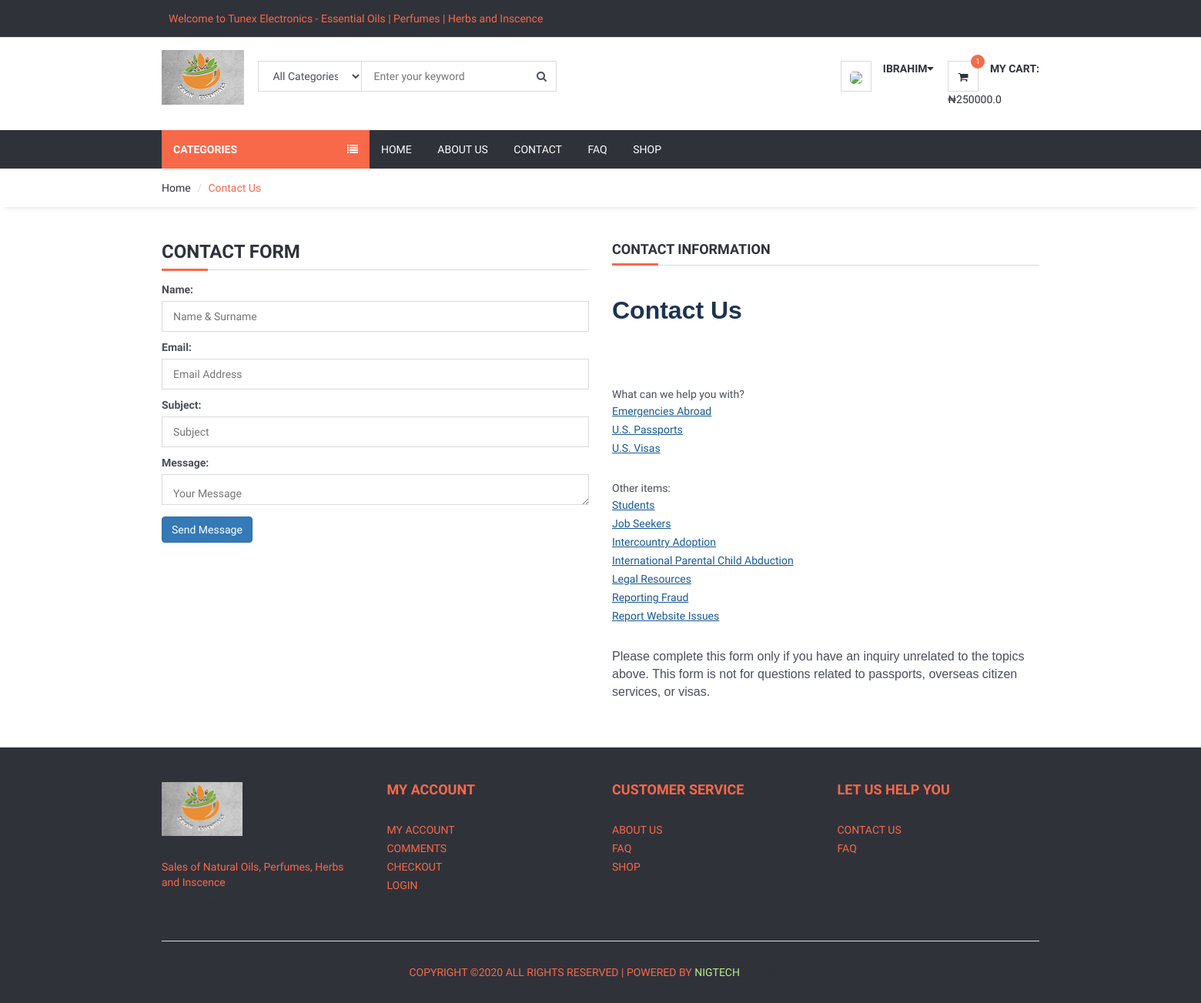
The page /contact/ (signed in) on the database its author committed.
### home/models.py (models this page shows, shortened)
class Setting(models.Model):
	STATUS = (
		('True', 'True'),
		('False', 'False'),
	)
	title = models.CharField(max_length=150)
	keywords = models.CharField(max_length=350)
	description = models.CharField(max_length=350)
	address = models.CharField(blank=True, max_length=150)
	company = models.CharField(blank=True, max_length=150)
	phone = models.CharField(blank=True, max_length=15)
	fax = models.CharField(blank=True, max_length=20)
	email = models.CharField(blank=True, max_length=50)
	smtpserver = models.CharField(blank=True, max_length=50)
	smtpemail = models.CharField(blank=True, max_length=50)
	smtppassword = models.CharField(blank=True, max_length=50)
	smtpport = models.CharField(blank=True, max_length=50)
	icon = models.ImageField(blank=True)
	facebook = models.CharField(blank=True, max_length=50)
	instagram = models.CharField(blank=True, max_length=50)
	twitter = models.CharField(blank=True, max_length=50)
	aboutus = RichTextUploadingField(blank=True)
	contact = RichTextUploadingField(blank=True)
	references = RichTextUploadingField(blank=True)
	status = models.CharField(max_length=10, choices=STATUS)
	create_at = models.DateTimeField(auto_now_add=True)
	updated_at = models.DateTimeField(auto_now_add=True)

### home/views.py (the view, shortened to what this page needs)
# urls.py: path('contact/', views.contactus, name='contactus'),
def contactus(request):
    category = Category.objects.all()
    current_user = request.user
    shopcart = ShopCart.objects.filter(user_id=current_user.id)
    setting = Setting.objects.get(pk=1)
    form = ContactForm
    current_user = request.user
    shopcart = ShopCart.objects.filter(user_id=current_user.id)
    total=0
    for rs in shopcart:
        total += rs.product.price * rs.quantity
    added=0
    for rs in shopcart:
        added +=  rs.quantity
    context = {'setting':setting,
                'total':total,
                'added':added,
                'form':form,
                'category':category,
                'shopcart':shopcart,
                }
    return render(request, 'contact.html', context)

### home/templates/contact.html (shortened to what this page needs)
<!DOCTYPE html>
<html lang="en">
<head>
	{% load static %}
	<link type="text/css" rel="stylesheet" href="{% static 'css/bootstrap.min.css' %}" />
	<link type="text/css" rel="stylesheet" href="{% static 'css/slick.css' %}" />
	<link type="text/css" rel="stylesheet" href="{% static 'css/slick-theme.css' %}" />
	<link type="text/css" rel="stylesheet" href="{% static 'css/nouislider.min.css' %}" />
	<link rel="stylesheet" href="{% static 'css/font-awesome.min.css' %}">
	<link type="text/css" rel="stylesheet" href="{% static 'css/style.css' %}" />
	<link rel="stylesheet" href="https://ajax.googleapis.com/ajax/libs/jqueryui/1.11.4/themes/smoothness/jquery-ui.css">
</head>
<body>
	<header>
		<div id="top-header" style="background-color: #30323a">
			<div class="container">
				<div>
					<marquee><p style="color:  #f8694a; font-size: 14px; margin: 9px">Welcome to {{setting.title}} - Essential Oils | Perfumes | Herbs and Inscence </p></marquee>
				</div>
			</div>
		</div>
		<div id="header">
			<div class="container">
				<div class="pull-left">
					<div class="header-logo">
						<a class="logo" href="/">
							<img src="{% static './img/bt3.png' %}" alt="">
						</a>
					</div>
					<div class="header-search">
						<form action="/search/" method="post">
							<input id="query" name="query" class="input search-input" type="text" placeholder="Enter your keyword">
							<select name="catid" class="input search-categories">
								<option value="0">All Categories</option>
								{% load mptt_tags %}
							</select>
							<button class="search-btn"><i class="fa fa-search"></i></button>
						</form>
					</div>
				</div>
				<div class="pull-right">
					<ul class="header-btns">
						<li class="header-account dropdown default-dropdown">
							{% if user.id is not None %}
								<div class="dropdown-toggle" role="button" data-toggle="dropdown" aria-expanded="true">
									<div class="header-btns-icon">
										<img src="{{request.session.userimage}}" style="height: 40px; border-radius: 30%">
									</div>
									<strong class="text-uppercase">{{user.first_name}}<i class="fa fa-caret-down"></i></strong>
								</div>
							{% else %}
							<a href="/login" class="text-uppercase">Login</a> / <a href="/signup" class="text-uppercase">Sign-Up</a>
							{% endif %}
						</li>
						<li class="header-cart dropdown default-dropdown">
							<a class="dropdown-toggle" data-toggle="dropdown" aria-expanded="true">
								<div class="header-btns-icon">
									<i class="fa fa-shopping-cart"></i>
									<span class="qty">{{ added }}</span>
								</div>
								<strong class="text-uppercase">My Cart:</strong>
								<br>
								<span>₦{{ total }}</span>
							</a>
						</li>
					</ul>
				</div>
			</div>
		</div>
	</header>
	<div id="navigation">
		<div class="container">
			<div id="responsive-nav">
				<div class="category-nav show-on-click">
					<span class="category-header">Categories <i class="fa fa-list"></i></span>
					{% load mptt_tags %}
				</div>
				<div class="menu-nav">
					<ul class="menu-list">
						<li><a href="/">Home</a></li>
						<li><a href="/about">About Us</a></li>
						<li><a href="/contact">Contact</a></li>
						<li><a href="/faq">Faq</a></li>
						<li><a href="/product">Shop</a></li>
					</ul>
				</div>
			</div>
		</div>
	</div>
	<div id="breadcrumb">
		<div class="container">
			<ul class="breadcrumb">
				<li><a href="/">Home</a></li>
				<li class="active">Contact Us</li>
			</ul>
		</div>
	</div>
	<div class="section">
		<div class="container">
			<div class="row">
					<div class="col-md-6">
							<div class="billing-details">
							<div class="section-title">
								<h3 class="title">Contact Form</h3>
							</div>
							<form id="checkout-form" class="clearfix" method="post">
								{{ form.as_p }}
							<input type="submit" class="btn btn-primary" value="Send Message">
							</form>
						</div>
					</div>
					<div class="col-md-6">
						<div class="shiping-methods">
							<div class="section-title">
								<h4 class="title">Contact Information</h4>
							</div>
							<div>
								{{ setting.contact | safe }}
							</div>
						</div>
					</div>
			</div>
		</div>
	</div>
	<footer id="footer" class="section section-grey" style="background-color: #30323a; color: #f8694a">
		<div class="container">
			<div class="row"  style="color: #f8694a">
				<div class="col-md-3 col-sm-6 col-xs-6">
					<div class="footer">
						<div class="footer-logo">
							<a class="logo" href="/">
		            <img src="{% static './img/bt3.png' %}" alt="">
		          </a>
						</div>
						<p style="color: #f8694a">Sales of Natural Oils, Perfumes, Herbs and Inscence</p>
						<ul class="footer-social">
							<li><a href="#"><i class="fa fa-facebook"></i></a></li>
							<li><a href="#"><i class="fa fa-twitter"></i></a></li>
							<li><a href="#"><i class="fa fa-instagram"></i></a></li>
							<li><a href="#"><i class="fa fa-whatsapp"></i></a></li>
						</ul>
					</div>
				</div>
				<div class="col-md-3 col-sm-6 col-xs-6">
					<div class="footer">
						<h3 class="footer-header"  style="color: #f8694a">My Account</h3>
						<ul class="list-links">
							<li><a href="/user"  style="color: #f8694a">My Account</a></li>
							<li><a href="/user/comments"  style="color: #f8694a">Comments</a></li>
							<li><a href="#"  style="color: #f8694a">Checkout</a></li>
							<li><a href="/login"  style="color: #f8694a">Login</a></li>
						</ul>
					</div>
				</div>
				<div class="col-md-3 col-sm-6 col-xs-6">
					<div class="footer">
						<h3 class="footer-header"  style="color: #f8694a">Customer Service</h3>
						<ul class="list-links">
							<li><a href="/about"  style="color: #f8694a">About Us</a></li>
							<li><a href="/faq"  style="color: #f8694a">FAQ</a></li>
							<li><a href="/product" style="color: #f8694a">Shop</a></li>
						</ul>
					</div>
				</div>
				<div class="col-md-3 col-sm-6 col-xs-6">
					<div class="footer">
						<h3 class="footer-header"  style="color: #f8694a">Let Us Help You</h3>
						<ul class="list-links">
							<li><a href="/contact"  style="color: #f8694a">Contact Us</a></li>
							<li><a href="/faq"  style="color: #f8694a">FAQ</a></li>
						</ul>
					</div>
				</div>
			</div>
			<hr>
			<div class="row">
				<div class="col-md-8 col-md-offset-2 text-center">
					<div class="footer-copyright">
						Copyright &copy;<script>document.write(new Date().getFullYear());</script> All rights reserved | Powered by </i><a href="https://nigtech.net" style="color: #BCED91"> NigTecH </a><a href="https://colorlib.com" target="_blank " style="color: #30323a">Colorlib</a>
					</div>
				</div>
			</div>
		</div>
	</footer>
</body>
</html>

### home/static/css/style.css (style rules this page uses)
body { font-family: 'Hind', sans-serif; color: #4A4E5A; overflow-x: hidden; }
h1, h2, h3, h4, h5, h6 { color: #30323A; margin: 0 0 10px; font-weight: 700; }
a { color: #30323A; -webkit-transition: 0.3s color; transition: 0.3s color; }
strong { color: #30323A; }
ul, ol { margin: 0; padding: 0; list-style: none }
hr { margin-top: 15px; margin-bottom: 15px; border-color: #DADADA; }
.input { width: 100%; height: 40px; padding: 0px 15px; border: none; background-color: transparent; -webkit-box-shadow: 0px 0px 0px 1px #DADADA inset, 0px 0px 0px 5px transparent; box-shadow: 0px 0px 0px 1px #DADADA inset, 0px 0px 0px 5px transparent; -webkit-transition: 0.3s all; transition: 0.3s all; }
textarea.input { padding: 15px; }
.list-links li>a { position: relative; display: inline-block; text-transform: uppercase; padding: 2px 0px; -webkit-transition: 0.3s all; transition: 0.3s all; }
.list-links li>a:before { content: "\f105"; position: absolute; left: 0px; font-family: FontAwesome; -webkit-transform: translateX(-10px); -ms-transform: translateX(-10px); transform: translateX(-10px); opacity: 0; visibility: hidden; -webkit-transition: 0.3s all; transition: 0.3s all; }
.section { padding-top: 30px; padding-bottom: 30px; }
.section-grey { background: #F6F7F8; }
.section-title { position: relative; margin-bottom: 15px; margin-top: 15px; border-bottom: 1px solid #DADADA; }
.section-title .title { display: inline-block; text-transform: uppercase; }
.section-title:after { content: ""; position: absolute; left: 0; bottom: -1.5px; height: 3px; width: 60px; background-color: #F8694A; }
#breadcrumb { -webkit-box-shadow: 0px 6px 6px -6px rgba(0, 0, 0, 0.175); box-shadow: 0px 6px 6px -6px rgba(0, 0, 0, 0.175); }
.breadcrumb { background-color: transparent; border: none; border-radius: 0px; padding: 15px 0px; margin: 0; }
.breadcrumb>.active { color: #F8694A; }
.breadcrumb>li+li:before { color: #DADADA; }
#header { padding-top: 15px; padding-bottom: 15px; }
#top-header { padding-top: 5px; padding-bottom: 5px; border-bottom: 1px solid #DADADA; }
.header-logo { display: inline-block; margin-right: 15px; }
.header-logo .logo>img { width: 100% !important; }
.header-search { display: inline-block; padding: 15px 0px; max-width: 400px; }
.header-search>form { position: relative; }
.header-search>form .search-input { padding-left: 150px; padding-right: 45px; }
.header-search>form .search-categories { position: absolute; left: 0px; top: 0px; width: 135px; }
.header-search>form .search-btn { position: absolute; top: 0px; right: 0px; width: 40px; height: 40px; background-color: transparent; border: none; }
.header-btns>li { display: inline-block; vertical-align: top; padding: 15px 0px; }
.header-btns>li+li { margin-left: 15px; }
.header-btns>li .header-btns-icon { position: relative; float: left; margin-right: 15px; width: 40px; height: 40px; line-height: 40px; text-align: center; color: #30323A; background-color: #FFF; border: 1px solid #DADADA; }
.header-btns .dropdown-toggle { display: block; cursor: pointer; }
.header-cart .header-btns-icon .qty { position: absolute; right: -9px; top: -9px; width: 18px; height: 18px; line-height: 18px; text-align: center; font-size: 10px; background: #F8694A; color: #FFF; border-radius: 50%; }
#navigation { background-color: #30323A; }
#navigation .container { position: relative; }
.category-nav { float: left; width: 270px; }
.category-nav .category-header { padding: 15px; display: block; text-transform: uppercase; background: #F8694A; color: #FFF; font-weight: 700; }
.category-nav .category-header>i { float: right; line-height: 20px; }
.menu-nav .menu-list>li { display: inline-block; }
.menu-nav .menu-list>li>a { display: block; padding: 15px; color: #FFF; text-transform: uppercase; }
.shiping-methods { margin-bottom: 30px; }
.footer { margin: 15px 0px; }
.footer .footer-header { font-size: 18px; text-transform: uppercase; margin-bottom: 30px; }
.footer-logo { margin-bottom: 30px; }
.footer-logo .logo { display: inline-block; }
.footer-logo .logo>img { width: 100%; max-height: 70px; }
.footer-social>li { display: inline-block; margin-right: 15px; margin-bottom: 6px; }
.footer-social>li:last-child { margin-right: 0px; }
.footer-copyright { margin-top: 15px; text-transform: uppercase; font-size: 14px; }

### rows shown on the page
Setting: title "Tunex Electronics", contact "Contact Us What can we help you with? Emergencies Abroad U.S. Passports U.S. Visas Other items: Students Job Seekers Intercountry Adoption International Parental Child Abduction Legal Resources Reporting Fraud Report Website Issues Please complete this form only if you have an inquiry unrelated to the topics above. This form is not for questions related to passports, overseas citizen services, or visas."

### other values the page prints
{{ user.first_name }} "IBRAHIM"
{{ added }} "1"
{{ total }} "250000.0"
